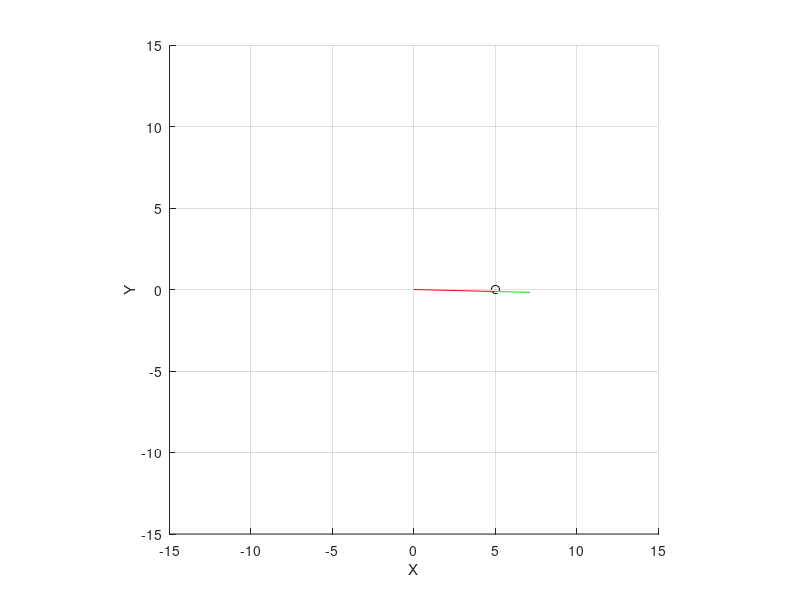

The MATLAB script that drew this image: (Note: this script raises an error after producing the figure.)
% Define Robot Arm Parameters
L1 = 5; % Length of the first arm segment
L2 = 3; % Length of the second arm segment
L3 = 2; % Length of the third arm segment
dt = 0.1; % Time step for simulation
num_steps = 100; % Number of steps in each experiment
num_targets = 5; % Number of targets to reach

% Generate random target points in 3D space
targets = [randi([-10, 10], num_targets, 3)]; % Include Z coordinate

% Experiment setup
num_experiments = 20; % Number of experiments to run
errors = zeros(num_experiments, 1); % Store position errors
times = zeros(num_experiments, 1); % Store times for each experiment

% Setup figure for animation
figure;
hold on;
axis equal;
grid on;
xlim([-15, 15]);
ylim([-15, 15]);
zlim([-15, 15]);
xlabel('X');
ylabel('Y');
zlabel('Z');

% Simulation loop
for exp = 1:num_experiments
    tic; % Start timer
    target_idx = mod(exp - 1, num_targets) + 1; % Cycle through targets
    target = targets(target_idx, :);
    
    % Initialize arm position
    theta1 = linspace(0, atan2(target(2), target(1)), num_steps);
    theta2 = linspace(0, asin(min(1, max(-1, target(3) / sqrt(target(1)^2 + target(2)^2 + target(3)^2)))), num_steps); % Include vertical movement
    theta3 = linspace(0, pi/4, num_steps); % Simplified angle for demonstration
    
    % Animation and computation loop
    for step = 1:num_steps
        % Add noise to simulate real-world inaccuracies
        noisy_theta1 = theta1(step) + randn * 0.05;
        noisy_theta2 = theta2(step) + randn * 0.05;
        noisy_theta3 = theta3(step) + randn * 0.05;
        
        % Calculate positions
        p1 = [L1 * cos(noisy_theta1) * cos(noisy_theta2), L1 * sin(noisy_theta1) * cos(noisy_theta2), L1 * sin(noisy_theta2)];
        p2 = p1 + [L2 * cos(noisy_theta1) * cos(noisy_theta2 + noisy_theta3), L2 * sin(noisy_theta1) * cos(noisy_theta2 + noisy_theta3), L2 * sin(noisy_theta2 + noisy_theta3)];
        p3 = p2 + [L3 * cos(noisy_theta1) * cos(noisy_theta2 + 2 * noisy_theta3), L3 * sin(noisy_theta1) * cos(noisy_theta2 + 2 * noisy_theta3), L3 * sin(noisy_theta2 + 2 * noisy_theta3)];
        
        % Update plot
        cla;
        plot3([0 p1(1)], [0 p1(2)], [0 p1(3)], 'r-'); % Arm segment 1
        plot3([p1(1) p2(1)], [p1(2) p2(2)], [p1(3) p2(3)], 'g-'); % Arm segment 2
        plot3([p2(1) p3(1)], [p2(2) p3(2)], [p2(3) p3(3)], 'b-'); % Arm segment 3
        plot3(target(1), target(2), target(3), 'ko'); % Target point
        drawnow;
        
        % Calculate error at the last step
        if step == num_steps
            errors(exp) = norm(p3 - target); % Calculate final position error
        end
    end

    % Record time for the experiment
    times(exp) = toc;
end

% Create a table with the results
Results = table((1:num_experiments)', times, errors, 'VariableNames', {'Experiment', 'CompletionTime', 'PositionError'});
disp(Results);

% Calculate and display summary statistics
SummaryStats = table(mean(times), std(times), mean(errors), std(errors), 'VariableNames', {'MeanTime', 'StdTime', 'MeanError', 'StdError'});
disp(SummaryStats);
